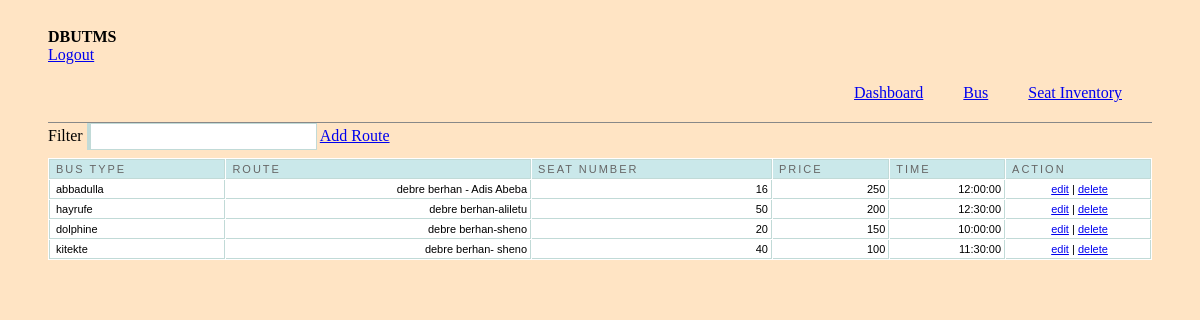
The page /admin/route.php (signed in) on the database its author committed.
### tables this page shows
CREATE TABLE `route` (
  `id` int(11) NOT NULL,
  `route` varchar(300) NOT NULL,
  `price` varchar(30) NOT NULL,
  `numseats` int(30) NOT NULL,
  `type` varchar(300) NOT NULL,
  `time` time NOT NULL
);

### admin/route.php (the view, shortened to what this page needs)
<html>
<head>
<link rel="stylesheet" href="febe/style.css" type="text/css" media="screen" charset="utf-8">
<link href="src/facebox.css" media="screen" rel="stylesheet" type="text/css" />
</head>
<body>
	<div id="container">
		<div id="adminbar-outer" class="radius-bottom">
			<div id="adminbar" class="radius-bottom">
				<div id="details">
					<div class="tcenter">
					<strong><b>DBUTMS</b></strong>
					<br>
					<a class="alightred" href="../index.html">Logout</a>
					</div>
				</div>
			</div>
		</div>
		<div id="panel-outer" class="radius" style="opacity: 1;">
			<div id="panel" class="radius">
				<ul class="radius-top clearfix" id="main-menu">
					<li>
						<a href="dashboard.php">
							<span>Dashboard</span>
						</a>
					</li>
					<li>
						<a class="active" href="route.php">
							<span>Bus</span>
						</a>
					</li>
					<li>
						<a href="setinventory.php">
							<span>Seat Inventory</span>
						</a>
					</li>
				</ul>
				<div id="content" class="clearfix">
					<label for="filter">Filter</label> <input type="text" name="filter" value="" id="filter" />
					<a rel="facebox" href="addroute.php">Add Route</a>
					<table cellpadding="1" cellspacing="1" id="resultTable">
						<thead>
							<tr>
								<th  style="border-left: 1px solid #C1DAD7"> Bus Type </th>
								<th> Route </th>
								<th> Seat Number </th>
								<th> Price </th>
								<th> Time </th>
								<th> Action </th>
							</tr>
						</thead>
						<tbody>
						<?php
							include('../db.php');
							$result = mysqli_query($conn,"SELECT * FROM route");
							while($row = mysqli_fetch_array($result))
								{
									echo '<tr class="record">';
									echo '<td style="border-left: 1px solid #C1DAD7;">'.$row['type'].'</td>';
									echo '<td><div align="right">'.$row['route'].'</div></td>';
									echo '<td><div align="right">'.$row['numseats'].'</div></td>';
									echo '<td><div align="right">'.$row['price'].'</div></td>';
									echo '<td><div align="right">'.$row['time'].'</div></td>';
									echo '<td><div align="center"><a rel="facebox" href="editrutedetails.php?id='.$row['id'].'">edit</a> | <a href="#" id="'.$row['id'].'" class="delbutton" title="Click To Delete">delete</a></div></td>';
									echo '</tr>';
								}
							?>
						</tbody>
					</table>
				</div>
			</div>
		</div>
	</div>
</body>
</html>

### admin/febe/style.css (style rules this page uses)
#resultTable { background-color: white; margin-top: 8px; width: 100%; color:#000000; }
#resultTable th.sortable { background: url("bg_header.jpg") no-repeat scroll 0 0 #CAE8EA; border-bottom: 1px solid #C1DAD7; border-right: 1px solid #C1DAD7; border-top: 1px solid #C1DAD7; color: #4F6B72; font: normal 11px "Trebuchet MS",Verdana,Arial,Helvetica,sans-serif; letter-spacing: 2px; padding: 3px 3px 3px 6px; text-align: left; text-transform: uppercase; color: #666; cursor: pointer; text-decoration: none; }
#resultTable th { background: url("bg_header.jpg") no-repeat scroll 0 0 #CAE8EA; border-bottom: 1px solid #C1DAD7; border-right: 1px solid #C1DAD7; border-top: 1px solid #C1DAD7; color: #4F6B72; font: normal 11px "Trebuchet MS",Verdana,Arial,Helvetica,sans-serif; letter-spacing: 2px; padding: 3px 3px 3px 6px; text-align: left; text-transform: uppercase; color: #666; cursor: pointer; text-decoration: none; }
#resultTable td { border-bottom: 1px solid #C1DAD7; border-right: 1px solid #C1DAD7; padding: 3px 3px 3px 6px; font: normal 11px "Trebuchet MS",Verdana,Arial,Helvetica,sans-serif; }
#resultTable td.odd { font: normal 11px "Trebuchet MS",Verdana,Arial,Helvetica,sans-serif; }
#filter { width: 230px; border: 1px solid #C1DAD7; border-left: 4px solid #C1DAD7; padding:5px; background-image:url('../images/filter.gif'); background-repeat:no-repeat; background-position: 3px 5px; padding-left:20px; }
.clearfix { clear:both; }

### admin/route.php (style rules this page uses)
body { background-image: url(""); background-color: bisque; padding: 20px 40px; }
ul#main-menu { border-bottom: 1px solid #888888; list-style: none outside none; margin: 0; padding: 0 10px; display : flex; justify-content: end; text-decoration: none; }
ul#main-menu { border-bottom: 1px solid #888888; list-style: none outside none; margin: 0; padding: 0 10px; }
li { display : inline; margin : 20px; }

### rows shown on the page
route: type "abbadulla", route "debre berhan - Adis Abeba", numseats "16", price "250", time "12:00:00"
route: type "hayrufe", route "debre berhan-aliletu", numseats "50", price "200", time "12:30:00"
route: type "dolphine", route "debre berhan-sheno", numseats "20", price "150", time "10:00:00"
route: type "kitekte", route "debre berhan- sheno", numseats "40", price "100", time "11:30:00"
